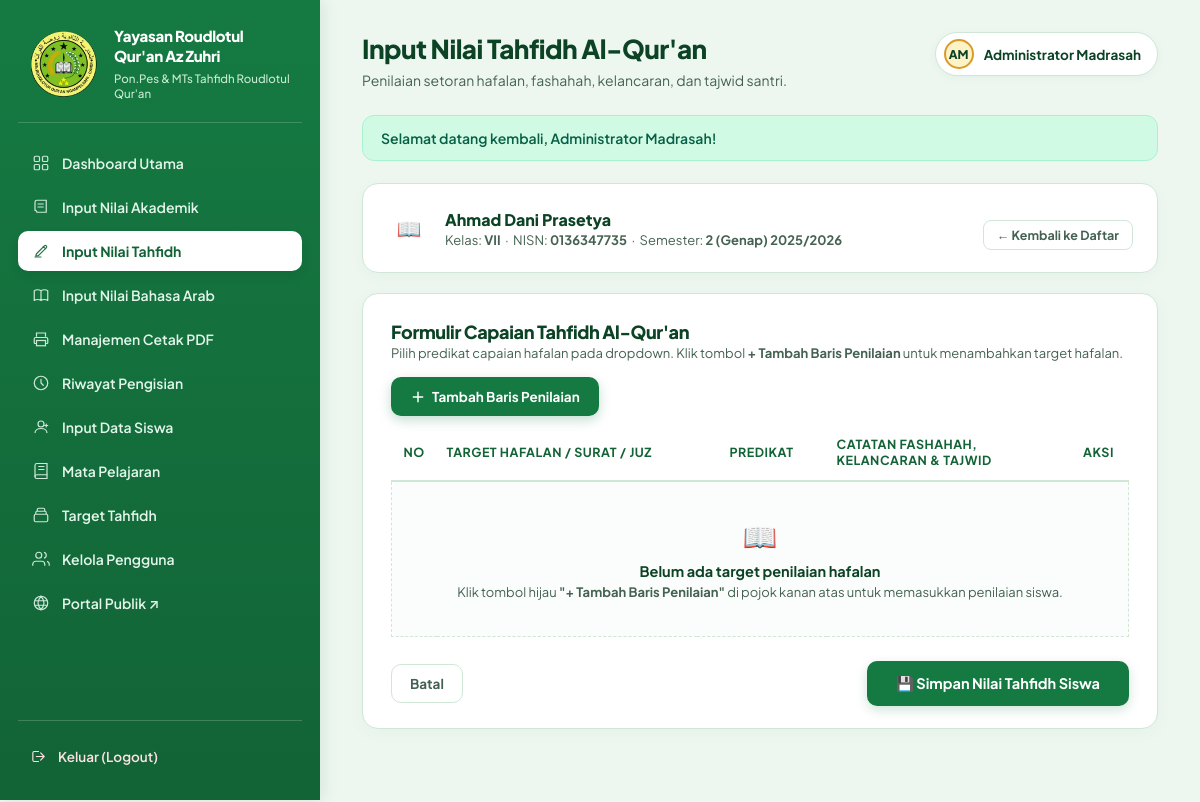
/staff/tahfidh/input.php?student_id=2 (signed in), run on the app's committed database.
### tables this page shows
CREATE TABLE IF NOT EXISTS `students` (
    `id` INT UNSIGNED AUTO_INCREMENT PRIMARY KEY,
    `nis` VARCHAR(30) NOT NULL UNIQUE,
    `nisn` VARCHAR(20) NOT NULL UNIQUE,
    `nama` VARCHAR(150) NOT NULL,
    `jenis_kelamin` ENUM('L', 'P') NOT NULL,
    `tempat_lahir` VARCHAR(100) NOT NULL,
    `tanggal_lahir` DATE NOT NULL,
    `agama` VARCHAR(30) NOT NULL DEFAULT 'ISLAM',
    `anak_ke` TINYINT UNSIGNED NULL,
    `status_keluarga` VARCHAR(50) NULL,
    `alamat` TEXT NOT NULL,
    `kelas` VARCHAR(30) NOT NULL,
    `tanggal_diterima` DATE NULL,
    `sekolah_asal` VARCHAR(150) NULL,
    `alamat_sekolah_asal` TEXT NULL,
    `created_at` TIMESTAMP NOT NULL DEFAULT CURRENT_TIMESTAMP,
    `updated_at` TIMESTAMP NOT NULL DEFAULT CURRENT_TIMESTAMP ON UPDATE CURRENT_TIMESTAMP,
    INDEX `idx_students_nama` (`nama`),
    INDEX `idx_students_kelas` (`kelas`)
);

### includes/fungsi.php (called while the page is built, shortened)
<?php
function e(?string $value): string
{
    return htmlspecialchars($value ?? '', ENT_QUOTES, 'UTF-8');
}
function base_url(string $path = ''): string
{
    static $baseUrl = null;
    if ($baseUrl === null) {
        $docRoot = $_SERVER['DOCUMENT_ROOT'] ?? '';
        $rootDir = str_replace('\\', '/', realpath(__DIR__ . '/..') ?: '');
        $docRootDir = str_replace('\\', '/', realpath($docRoot) ?: '');
        if ($rootDir !== '' && $docRootDir !== '' && str_starts_with($rootDir, $docRootDir)) {
            $subPath = substr($rootDir, strlen($docRootDir));
            $baseUrl = rtrim($subPath, '/');
        } else {
            $baseUrl = '';
        }
    }
    $cleanPath = '/' . ltrim($path, '/');
    return ($path === '' || $path === '/') ? ($baseUrl ?: '/') : ($baseUrl . $cleanPath);
}

### staff/tahfidh/input.php (the view, shortened to what this page needs)
<?php
require_once __DIR__ . '/../../config/koneksi.php';
require_once __DIR__ . '/../../includes/fungsi.php';
$studentId = filter_input(INPUT_GET, 'student_id', FILTER_VALIDATE_INT);
$stmt = $pdo->prepare("SELECT * FROM students WHERE id = :id LIMIT 1");
$stmt->execute(['id' => $studentId]);
$student = $stmt->fetch();
$semester = (int)($_GET['semester'] ?? 2);
$schoolYear = trim($_GET['school_year'] ?? '2025/2026');
$stmtTahfidh = $pdo->prepare("SELECT memorization, score, predikat, description FROM tahfidh_grades WHERE student_id = :sid AND semester = :sem AND school_year = :sy ORDER BY id ASC");
$stmtTahfidh->execute(['sid' => $studentId, 'sem' => $semester, 'sy' => $schoolYear]);
$savedTahfidh = $stmtTahfidh->fetchAll();
require_once __DIR__ . '/../../includes/header.php';
?>
<div class="picker-card" style="margin-bottom: 20px;">
    <div style="display: flex; align-items: center; gap: 14px; flex: 1;">
        <div style="width: 44px; height: 44px; border-radius: 10px; background: var(--green-100); color: var(--green-800); display: flex; align-items: center; justify-content: center; font-size: 20px;">
            📖
        </div>
        <div>
            <div style="font-size: 16px; font-weight: 800; color: var(--green-900);"><?= e($student['nama']) ?></div>
            <div style="font-size: 13px; color: var(--ink-soft); margin-top: 2px;">
                Kelas: <b><?= e($student['kelas']) ?></b> &nbsp;·&nbsp;
                NISN: <b><?= e($student['nisn']) ?></b> &nbsp;·&nbsp;
                Semester: <b><?= $semester === 1 ? '1 (Ganjil)' : '2 (Genap)' ?> <?= e($schoolYear) ?></b>
            </div>
        </div>
    </div>
    <div style="display: flex; gap: 8px;">
        <a href="<?= e(base_url('/staff/tahfidh/index.php?semester=' . $semester . '&school_year=' . urlencode($schoolYear))) ?>" class="btn btn-ghost btn-sm">
            ← Kembali ke Daftar
        </a>
    </div>
</div>
<form method="POST" action="" class="card" id="formTahfidh">
    <div class="panel-head">
        <div>
            <h2>Formulir Capaian Tahfidh Al-Qur'an</h2>
                <p class="section-hint" style="margin: 2px 0 0;">Pilih predikat capaian hafalan pada dropdown. Klik tombol <strong>+ Tambah Baris Penilaian</strong> untuk menambahkan target hafalan.</p>
        </div>
        <button type="button" class="btn btn-primary" id="btnAddTahfidhRow" style="display: flex; align-items: center; gap: 6px; box-shadow: 0 4px 12px rgba(21,122,66,0.25);">
            <svg width="16" height="16" viewBox="0 0 24 24" fill="none">
                <path d="M12 5v14M5 12h14" stroke="currentColor" stroke-width="2.2" stroke-linecap="round" stroke-linejoin="round"/>
            </svg>
            <span>Tambah Baris Penilaian</span>
        </button>
    </div>
    <div class="table-responsive">
        <table class="responsive-stack" id="tableTahfidh">
            <thead>
                <tr>
                    <th style="width: 45px;" class="num">No</th>
                    <th style="min-width: 260px;">Target Hafalan / Surat / Juz</th>
                        <th style="width: 130px; text-align: center;">Predikat</th>
                    <th>Catatan Fashahah, Kelancaran &amp; Tajwid</th>
                    <th style="width: 60px; text-align: center;">Aksi</th>
                </tr>
            </thead>
            <tbody id="tahfidhRowsBody">
                <tr id="emptyRowPlaceholder" style="<?= !empty($savedTahfidh) ? 'display: none;' : '' ?>">
                    <td colspan="5" style="text-align: center; padding: 36px 20px; color: var(--ink-soft); background: #fafdfb; border: 1.5px dashed var(--line); border-radius: 8px;">
                        <div style="font-size: 28px; margin-bottom: 8px;">📖</div>
                        <div style="font-weight: 700; color: var(--green-900); font-size: 14.5px;">Belum ada target penilaian hafalan</div>
                        <div style="font-size: 13px; margin-top: 4px; color: var(--ink-soft);">
                            Klik tombol hijau <strong>"+ Tambah Baris Penilaian"</strong> di pojok kanan atas untuk memasukkan penilaian siswa.
                        </div>
                    </td>
                </tr>
            </tbody>
        </table>
    </div>
    <div class="form-actions" style="margin-top: 24px;">
        <a href="<?= e(base_url('/staff/tahfidh/index.php?semester=' . $semester . '&school_year=' . urlencode($schoolYear))) ?>" class="btn btn-ghost">Batal</a>
        <button type="submit" class="btn btn-primary" style="padding: 12px 28px; font-size: 14.5px;">
            💾 Simpan Nilai Tahfidh Siswa
        </button>
    </div>
</form>
<?php require_once __DIR__ . '/../../includes/footer.php'; ?>

### assets/css/desainstaff.css (style rules this page uses)
:root { --green-900: #0C4325; --green-800: #126336; --green-700: #157A42; --green-600: #1E8E4F; --green-500: #27AE60; --gold-500: #D99B26; --gold-400: #EAB308; --gold-100: #FEF3C7; --gold-50: #FFFBEB; --paper: #EDF7F0; --card: #FFFFFF; --ink: #143523; --ink-soft: #456251; --line: #D0E7D7; --line-soft: #E2F2E7; --rose-500: #DC2626; --rose-100: #FEE2E2; --amber-500: #D97706; --amber-100: #FEF3C7; --blue-500: #2563EB; --blue-100: #DBEAFE; }
* { box-sizing: border-box; }
body { margin: 0; font-family: 'Plus Jakarta Sans', -apple-system, BlinkMacSystemFont, 'Segoe UI', Roboto, sans-serif; background-color: var(--paper); color: var(--ink); min-height: 100vh; -webkit-font-smoothing: antialiased; }
h1, h2, h3, .brand-name { font-family: 'Plus Jakarta Sans', sans-serif; font-weight: 700; letter-spacing: -0.02em; }
.panel-card, .card, .data-section { background: var(--card); border: 1px solid var(--line); border-radius: 16px; padding: 26px 28px 22px; box-shadow: 0 4px 16px rgba(18, 99, 54, 0.04); margin-bottom: 24px; }
.panel-head, .data-header { display: flex; align-items: center; justify-content: space-between; gap: 16px; flex-wrap: wrap; margin-bottom: 20px; }
.panel-head h2, .data-header h2 { font-size: 18px; font-weight: 800; color: var(--green-900); margin: 0; }
.section-hint { font-size: 13px; color: var(--ink-soft); margin: 0 0 22px; }
.btn, .action-btn { font-family: 'Plus Jakarta Sans', sans-serif; font-size: 13.5px; font-weight: 700; padding: 10px 18px; border-radius: 10px; border: 1px solid transparent; cursor: pointer; display: inline-flex; align-items: center; justify-content: center; gap: 8px; white-space: nowrap; text-decoration: none; transition: opacity 0.15s ease, background 0.15s ease, transform 0.1s ease, box-shadow 0.15s ease; }
.btn-ghost, .btn-secondary, .btn-cancel { background: #FFFFFF; border: 1px solid var(--line); color: var(--ink-soft); }
.btn-primary, .btn-add, .btn-save { background: var(--green-700); color: #FFFFFF; border: 1px solid transparent; box-shadow: 0 4px 12px rgba(21, 122, 66, 0.2); }
.btn-sm, .action-btn { padding: 6px 13px; font-size: 12.5px; border-radius: 8px; }
.table-responsive { overflow-x: auto; width: 100%; }
table { width: 100%; border-collapse: collapse; }
thead th { text-align: left; font-size: 12.5px; color: var(--green-800); font-weight: 700; padding: 0 10px 12px; border-bottom: 2px solid var(--line); text-transform: uppercase; letter-spacing: 0.5px; }
thead th.num { text-align: center; }
tbody td { padding: 14px 10px; border-bottom: 1px solid var(--line-soft); font-size: 14px; vertical-align: middle; }
tbody tr:last-child td { border-bottom: none; }
.picker-card { background: var(--card); border: 1px solid var(--line); border-radius: 16px; padding: 22px 24px; margin-bottom: 20px; display: flex; gap: 16px; flex-wrap: wrap; align-items: flex-end; box-shadow: 0 4px 14px rgba(18, 99, 54, 0.04); }
.form-actions { display: flex; justify-content: space-between; align-items: center; margin-top: 28px; flex-wrap: wrap; gap: 12px; }

### data on the page
students: nama "Ahmad Dani Prasetya", kelas "VII", nisn "0136347735"

### other printed values
$contentTitle "Input Nilai Tahfidh Al-Qur'an"
$contentSubtitle "Penilaian setoran hafalan, fashahah, kelancaran, dan tajwid santri."
$avatarInitials "AM"
$user['nama_lengkap'] "Administrator Madrasah"
$flash['message'] "Selamat datang kembali, Administrator Madrasah!"
$schoolYear "2025/2026"
